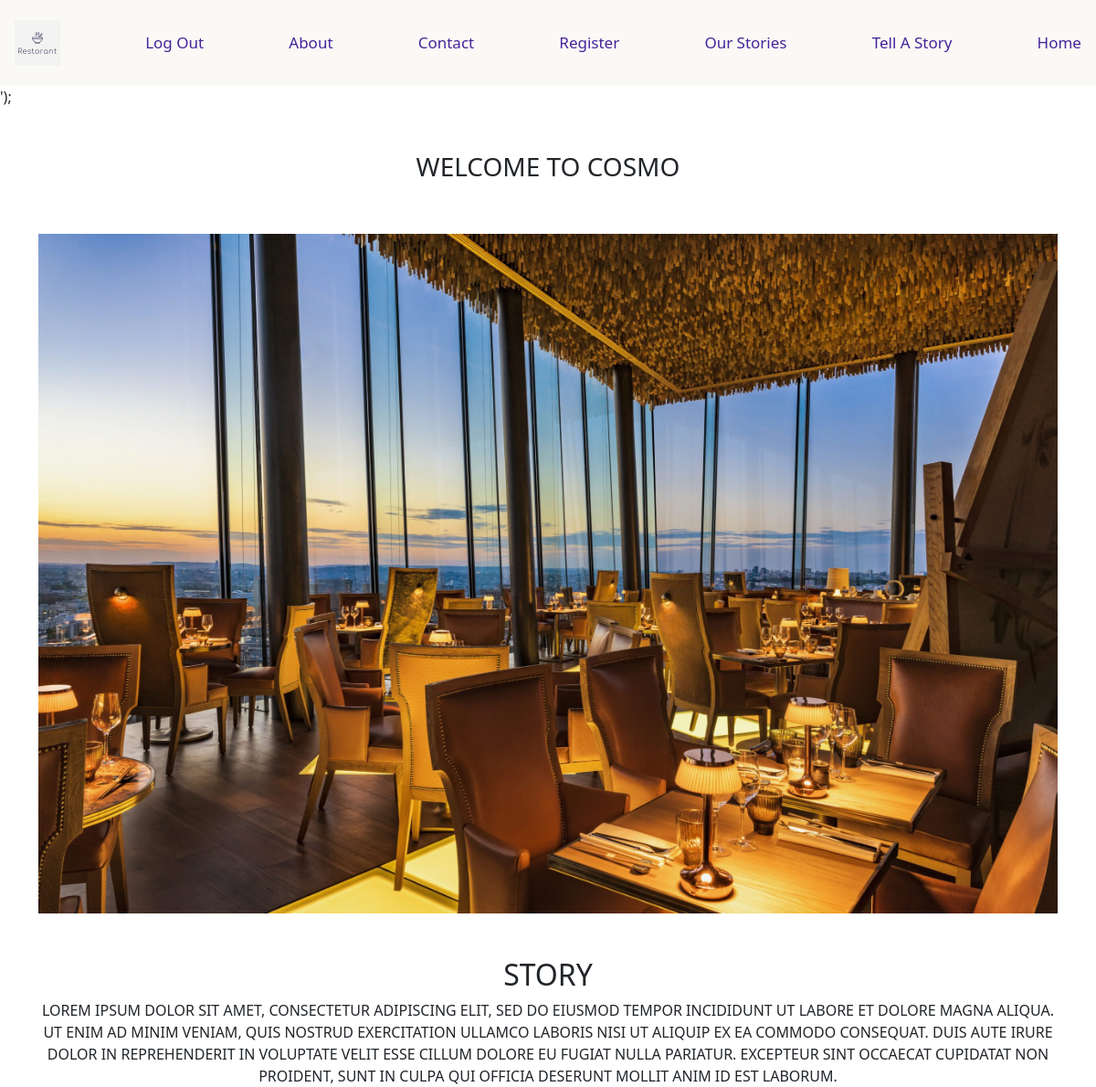
/readstory.php?sid=46, run on the app's committed database.
### tables this page shows
CREATE TABLE `allstories` (
  `sid` int(11) NOT NULL,
  `rname` varchar(150) NOT NULL,
  `category` varchar(150) NOT NULL,
  `location` varchar(100) NOT NULL,
  `description` text NOT NULL,
  `images` varchar(100) DEFAULT NULL,
  `id` int(11) NOT NULL
);

### readstory.php (the view, shortened to what this page needs)
<?php
    if (isset($_SESSION)) {
        readfile('header.php');
    }
    else{
        readfile('headerLogout.php');
    }
    include_once 'assets/sql/connect.php';
    $id = $_GET['sid'];
    $query = "SELECT * FROM allstories where sid = $id";
    $statement = $conn->prepare($query);
    $statement->execute();
    $row = $statement->fetch(PDO::FETCH_ASSOC);
?>
<!DOCTYPE html>
<html>
    <head>
        <link rel="stylesheet" href="">
        <link href="https://cdn.jsdelivr.net/npm/bootstrap@5.2.3/dist/css/bootstrap.min.css" rel="stylesheet">
    </head>
    <body>
        <div class="container-lg py-5 h-100">
            <div class="">
                <div class="col-md-12">
                    <h3
                        class="text-center text-uppercase">Welcome to <?php echo $row["rname"]?>
                    </h3>
                </div><br><br>
                <div class="row">
                    <div class="">
                    <img src= <?php echo $row["images"] ?> alt="Your Image" class="img-fluid" width="1500" height="500">
                    </div>
                </div><br><br>
                <div class="">
                    <div class="">
                        <h2 class="text-center text-uppercase">Story</h2>
                        <p class="text-center text-uppercase"><?php echo $row["description"] ?></p>
                    </div>
                </div>
            </div>
        </div>
    </body>
</html>

### assets/css/header.css (style rules this page uses)
.navBar { background-color: #FAF9F6; overflow: hidden; }
.navBar a { color: rgb(68, 36, 154); float: left; text-align: center; padding: 14px 16px; text-decoration: none; font-size: 17px; }

### data on the page
allstories: rname "COSMO", images (picture), description "LOREM IPSUM DOLOR SIT AMET, CONSECTETUR ADIPISCING ELIT, SED DO EIUSMOD TEMPOR INCIDIDUNT UT LABORE ET DOLORE MAGNA ALIQUA. UT ENIM AD MINIM VENIAM, QUIS NOSTRUD EXERCITATION ULLAMCO LABORIS NISI UT ALIQUIP EX EA COMMODO CONSEQUAT. DUIS AUTE IRURE DOLOR IN REPREHENDERIT IN VOLUPTATE VELIT ESSE CILLUM DOLORE EU FUGIAT NULLA PARIATUR. EXCEPTEUR SINT OCCAECAT CUPIDATAT NON PROIDENT, SUNT IN CULPA QUI OFFICIA DESERUNT MOLLIT ANIM ID EST LABORUM."
